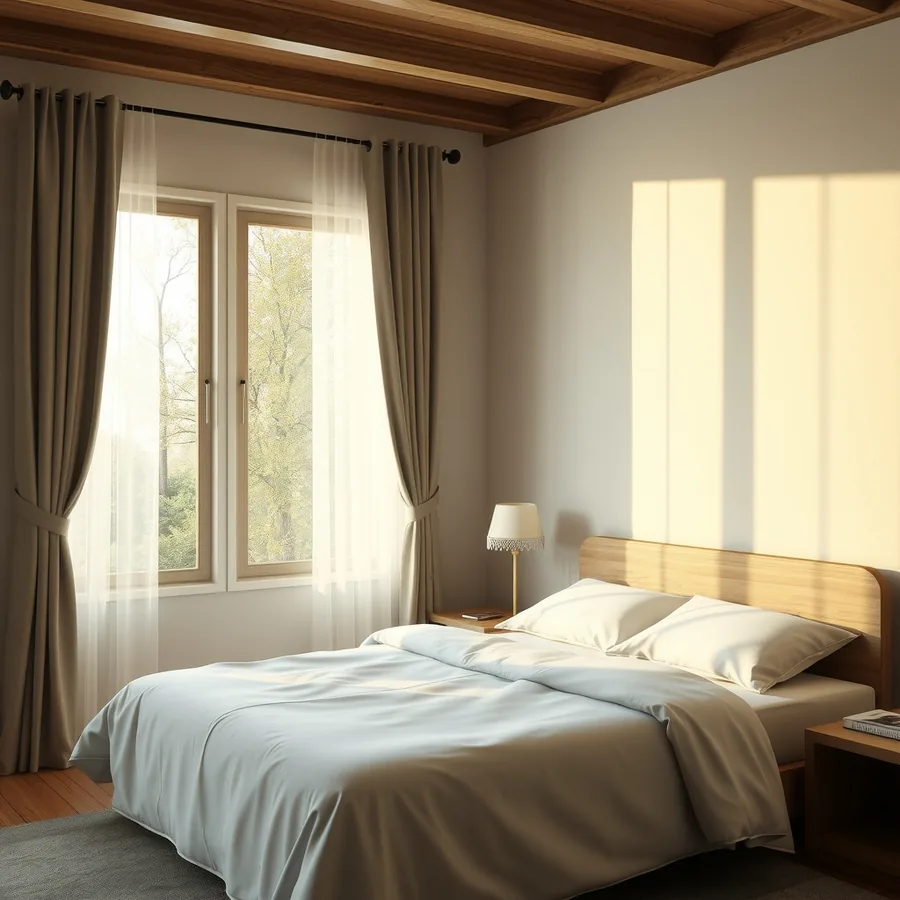
#> input picture builds/kartinki/gotovo/gg1__u3__photo_bedroom_2.webp, 900 x 900 px; its folder holds only this picture in this run
$ python -i wowspeak_games.py   (imports and definitions only)
#> lines starting #> are read from the running program, lines starting #| are printed output that depends on the picture; after the words box and inside, x2 and y2 are one past the last pixel; in counts of white or black regions, pixels touching at a corner belong together
#!/usr/bin/env python3
# -*- coding: utf-8 -*-
"""
WOW Speak in-deck games. No WordWall, no internet, no accounts.

Two mechanisms underneath:
  * slide-to-slide hyperlinks (work in every viewer);
  * real PowerPoint "Appear / Disappear on click" animations, written straight
    into the slide's <p:timing>.

THE RULES (each one was paid for - do not break them)
 1. One card = one shape, text INSIDE the shape (btn / card_text). A label on
    top of a button eats the click (only the thin rim stays alive) and an
    animated card made of three objects needs three clicks to vanish.
    A picture on top is allowed, but it needs the same link, and for animation
    the card and the picture are passed as ONE group.
 2. The task must be honest - captions must not give the answer away. Captions
    live only on the New Words slide. No captions and no give-away emoji in the
    quiz, in "what's missing" and on the board.
 3. One round PER WORD, not one round per lesson. Right -> next word, wrong ->
    same question again. Counter 1/6 ... 6/6 in the corner, final slide at the end.
 4. The correct answer never walks 1-2-3-4: its position is (k*3) % nopt.
 5. A click past a button must not flip the slide -> no_click_advance() on the
    quiz and on the board. It also puts a small '→' in the corner, so the teacher
    is never stuck on a slide where clicks do nothing.
 6. Service screens go to the END of the file via finish(prs, helpers).
 7. Feedback screens carry a real button ('Next word' / 'Back to the question').
    The whole slide is linked too, but a button is what the teacher can see and
    aim at - 'click anywhere' looks broken when a click does nothing.
 8. A card must never be the colour of the slide background -> pal(bg, i),
    never PASTELS[i % 6].
 9. Rewrite the teacher notes for the games (F5 only, click past a button does
    not advance, captions removed on purpose).
10. The deck gets longer. If the lesson does not fit, cut rounds knowingly
    (new or hard words only).
"""
import os
from pptx.util import Inches, Pt
from pptx.enum.text import PP_ALIGN, MSO_ANCHOR
from pptx.enum.shapes import MSO_SHAPE
from pptx.oxml.ns import qn
from pptx.oxml import parse_xml

import wowspeak_builder as B

PICS=('.png','.jpg','.jpeg','.webp','.gif','.bmp')
# Card colours. Deliberately NOT B.PASTELS - those are the slide backgrounds.
CARD_COLOURS=['FFB6D9','A9D6FF','FFE89A','C9B3F0','9EE9C6','FFC79E']
GREEN='2E9E5B'; AMBER='E8A33D'

# ----------------------------------------------------------------- basics
# [17 lines left out: functions pal, card_text, not called in this run]

def _is_emoji_only(t):
    return bool(t) and all(ord(c)>0x2190 or c==' ' for c in t)

# [32 lines left out: functions btn, media_on, not called in this run]

def _bg_of(slide,default=B.WHITE):
    try: return str(slide.background.fill.fore_color.rgb)
    except Exception: return default

# [42 lines left out: functions _backdrop, _action, link_whole_slide, next_arrow, no_click_advance, not called in this run]

# ------------------------------------------------------- click animations
_P='http://schemas.openxmlformats.org/presentationml/2006/main'

# [120 lines left out: functions _eff, animate, finish, _head, g_quiz_series, not called in this run]

def g_quiz(prs,bg,items,helpers=None,**kw):
    """Same quiz on emoji instead of icons (items = [(word, '🐶')])."""
    return g_quiz_series(prs,bg,items,helpers,**kw)

# [44 lines left out: functions _missing_board, g_missing_pics, not called in this run]

def g_missing_anim(prs,bg,items,helpers=None,**kw):
    """Same game on emoji (items = [(word,'🍂')]) - no icons needed."""
    return g_missing_pics(prs,bg,items,helpers,**kw)

# [43 lines left out: functions g_reveal, g_board, not called in this run]

# --------------------------------------------------- builder entry point
# -------------------------------------------------- общие части игр
def _tmpdir():
    """Куда класть сгенерированные картинки (тени, увеличенные куски)."""
    import tempfile
    d=os.path.join(tempfile.gettempdir(),'wowspeak_media'); os.makedirs(d,exist_ok=True); return d

def _ink_box(a):
    """Рамка вокруг нарисованного: всё, что не белое."""
    import numpy as np
    m=(np.abs(a-255).sum(axis=2)>40)
    if not m.any(): return None
    ys,xs=np.where(m)
    return int(xs.min()),int(ys.min()),int(xs.max())+1,int(ys.max())+1

# [55 lines left out: functions fit_size, _feedback, _win, silhouette, not called in this run]

def zoom(path,frac=0.45,bias=0.45):
    """Кусок рисунка крупно - "слишком близко, что это?".

    Окно выбирается по содержимому, а не по центру: центр предмета часто пуст
    (у смартфона там чистый экран, у монитора - стык подставки), и в игре
    появлялся белый прямоугольник. Считаем плотность краски, плотность контуров
    (у морды кота их больше, чем у живота) и сдвигаем вверх - у персонажа
    опознаётся лицо, а не ботинки. Предмет, нарисованный одним контуром,
    показываем почти целиком: узнаваем силуэт, а не выдуманная деталь."""
#> called with frac = 0.45, bias = 0.45
    from PIL import Image
    import numpy as np
    im=Image.open(path).convert('RGB'); a=np.asarray(im).astype(float)
#> in zoom, im is the input picture: PIL image 900x900 RGB; mean R, G, B 150.8, 138.7, 116.6
    bb=_ink_box(a.astype(int))
#> in _ink_box, `m=(np.abs(a-255).sum(axis=2)>40)`:
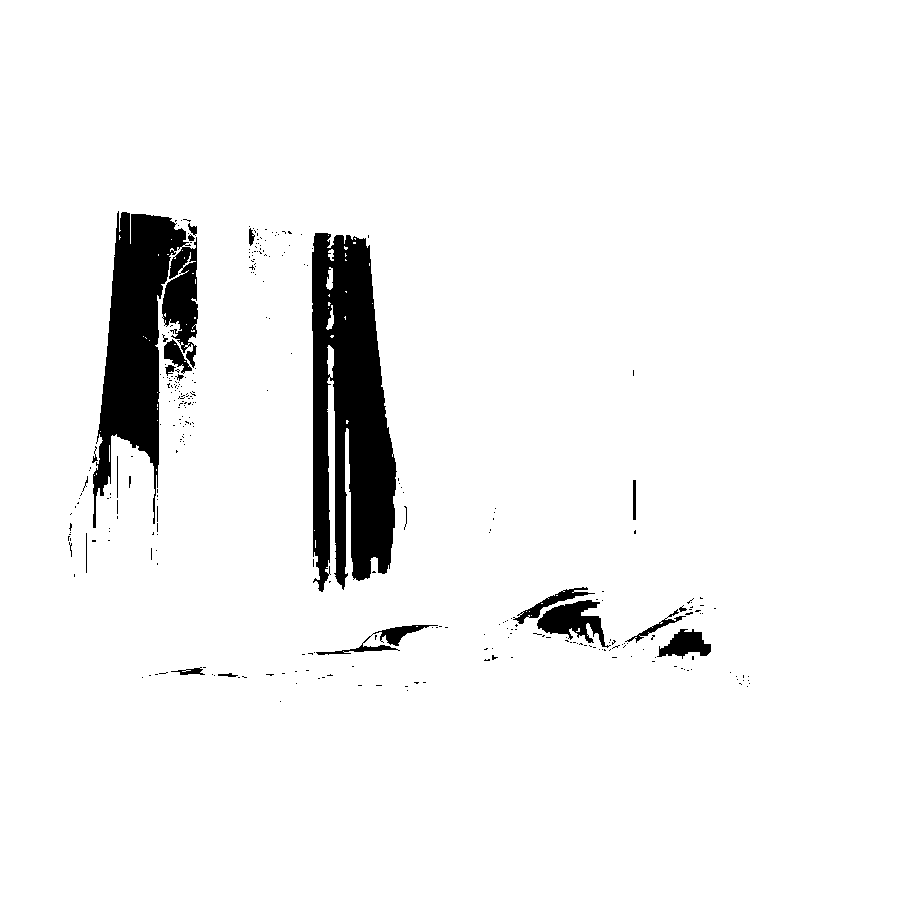
#> m: shape (900, 900) bool; 94.6% white; 311 black regions (288 under 20 px), largest, box (x1, y1, x2, y2) and area: (312, 233, 397, 592) 21700, (93, 211, 198, 528) 16211, (537, 600, 611, 648) 1652
#> bb = (0, 0, 900, 900)
    if bb is None: return path
    x0,y0,x1,y1=bb
#> x0 = 0; y0 = 0; x1 = 900; y1 = 900
    ink=(np.abs(a-255).sum(axis=2)>40)
    m=a.mean(axis=2)
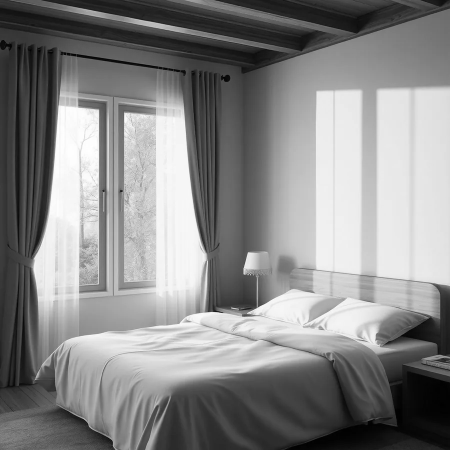
#> m: shape (900, 900) float64 (shown at 1/2 size); min 0, max 255, mean 135.4
    grad=np.abs(np.diff(m,axis=0,prepend=m[:1]))+np.abs(np.diff(m,axis=1,prepend=m[:,:1]))
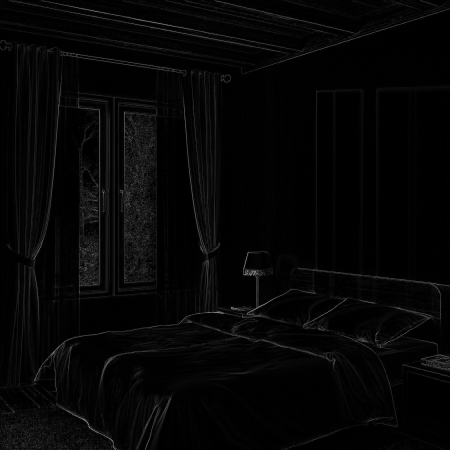
#> grad: shape (900, 900) float64 (shown at 1/2 size); min 0, max 232, mean 5.8
    fr=0.9 if float(ink[y0:y1,x0:x1].mean())<0.25 else frac
#> fr = 0.45
    w=max(24,int((x1-x0)*fr)); h=max(24,int((y1-y0)*fr))
#> after `w = max(24, int((x1 - x0) * fr))`: w = 405
#> after `h = max(24, int((y1 - y0) * fr))`: h = 405
    span=max(1,(y1-y0)-h); best=None
#> after `span = max(1, y1 - y0 - h)`: span = 495
    for ty in np.linspace(y0,max(y0,y1-h),9):
        for tx in np.linspace(x0,max(x0,x1-w),9):
            tx=int(tx); ty=int(ty)
            win=ink[ty:ty+h,tx:tx+w]
            if win.size==0: continue
            score=(grad[ty:ty+h,tx:tx+w].mean()*(win.mean()**0.5)
                   *(1.0-bias*((ty-y0)/span)))
            if best is None or score>best[0]: best=(score,tx,ty)
#> after the loop, best = (7.79, 61, 0)
    if best is None: return path
    _,tx,ty=best
#> tx = 61; ty = 0
    cut=im.crop((tx,ty,min(im.width,tx+w),min(im.height,ty+h)))
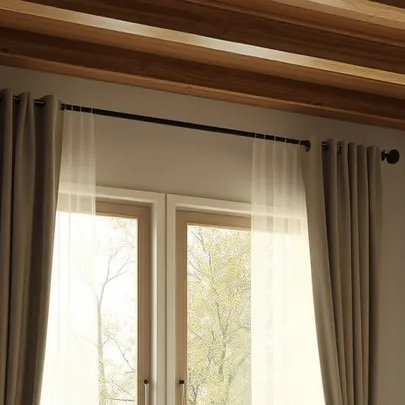
#> cut: PIL image 405x405 RGB; mean R, G, B 138.4, 121, 98.2
    o=os.path.join(_tmpdir(),'zoom_%x.png'%abs(hash(path)))
    cut.resize((cut.width*3,cut.height*3),Image.LANCZOS).save(o)
    return o

# --------------------------------------------------------- картинка -> слово
# [204 lines left out: functions g_pic2word, g_flip, g_odd, g_taboo, g_truefalse, g_twotruths and 1 more, not called in this run]

>>> result = zoom('../../builds/kartinki/gotovo/gg1__u3__photo_bedroom_2.webp')

$ run again, on builds/kartinki/gotovo/gg1__u3__photo_garden.webp
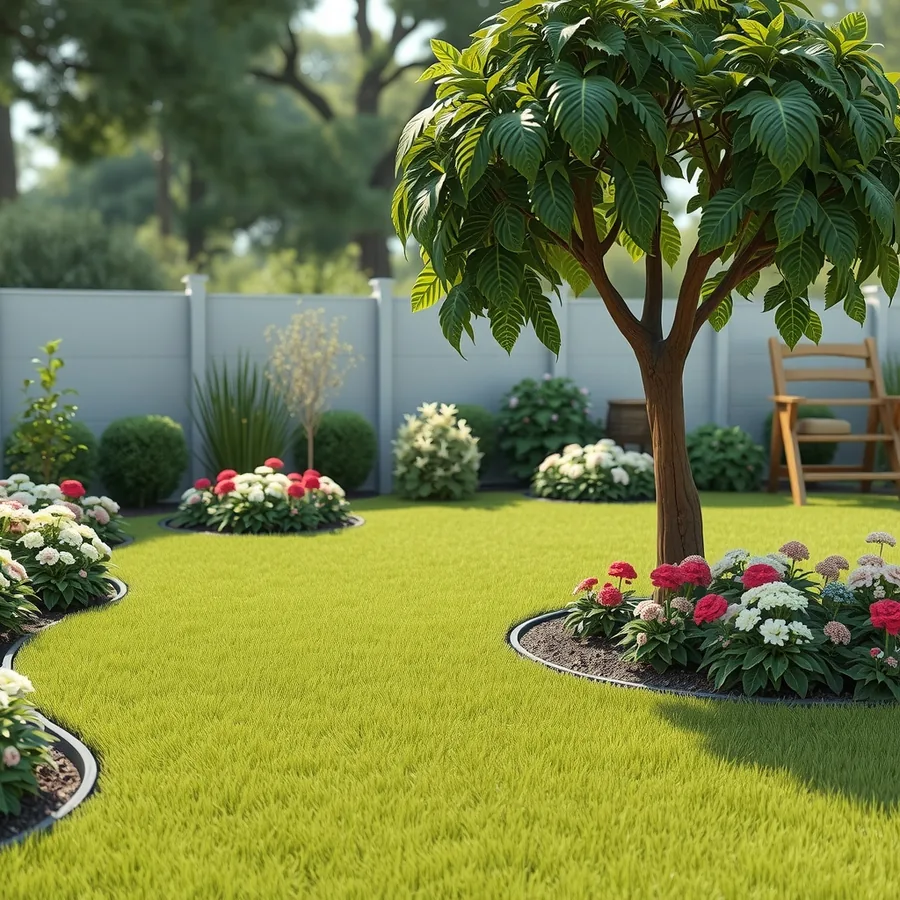
#> input picture builds/kartinki/gotovo/gg1__u3__photo_garden.webp, 900 x 900 px
#> in zoom, im is the input picture: PIL image 900x900 RGB; mean R, G, B 114.1, 124.3, 67.4
#> in _ink_box, `m=(np.abs(a-255).sum(axis=2)>40)`:
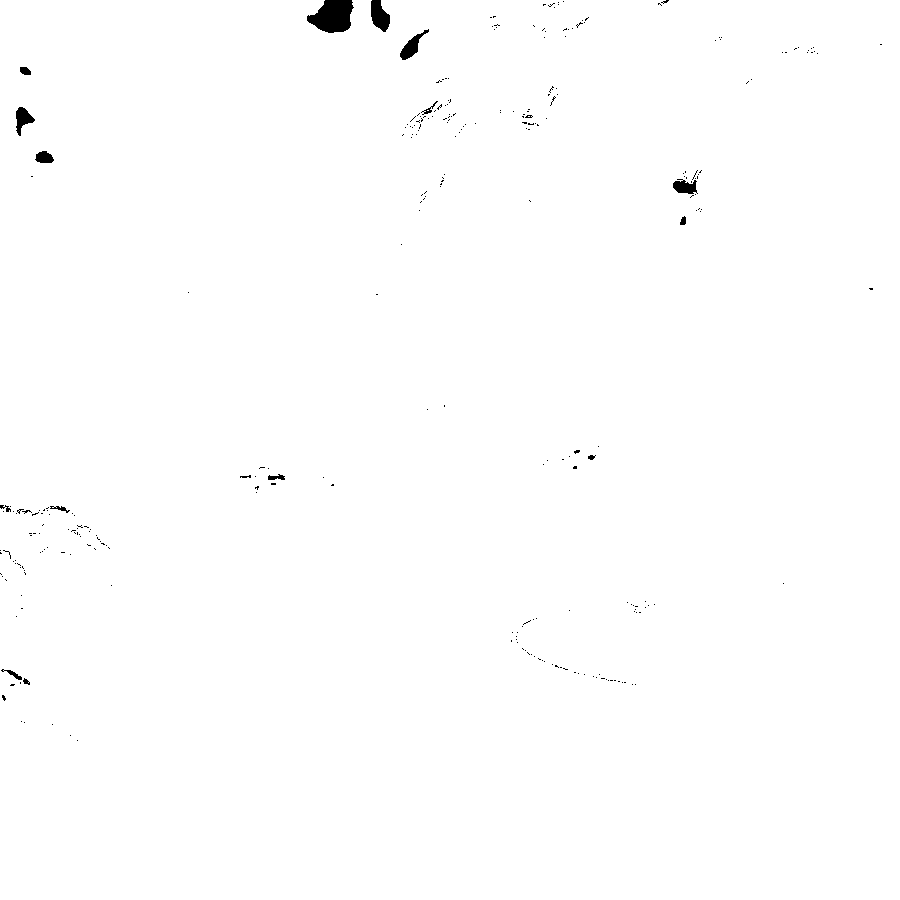
#> m: shape (900, 900) bool; 99.5% white; 295 black regions (279 under 20 px), largest, box (x1, y1, x2, y2) and area: (307, 0, 354, 33) 1100, (371, 0, 390, 32) 414, (400, 29, 429, 60) 316
#> bb = (0, 0, 900, 900)
#> x0 = 0; x1 = 900
#> fr = 0.45
#> w = 405
#> span = 495
#> after the loop in zoom, `for ty in np.linspace(y0,max(y0,y1-h),9):`: best = (22.49, 433, 0)
#> tx = 433; ty = 0
#> in zoom, `cut.resize((cut.width*3,cut.height*3),Image.LANCZOS).save(o)`:
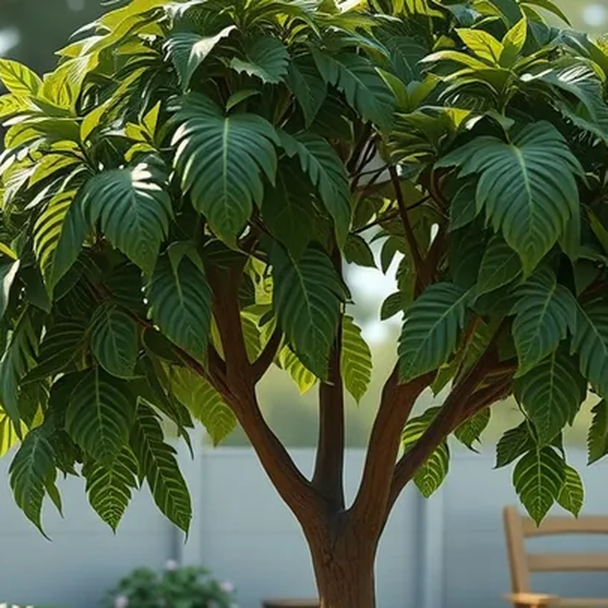
#> saved as zoom_64336f9fb99eab02.png: PIL image 1215x1215 RGB (shown at 1/2 size); mean R, G, B 74.4, 89.6, 58
